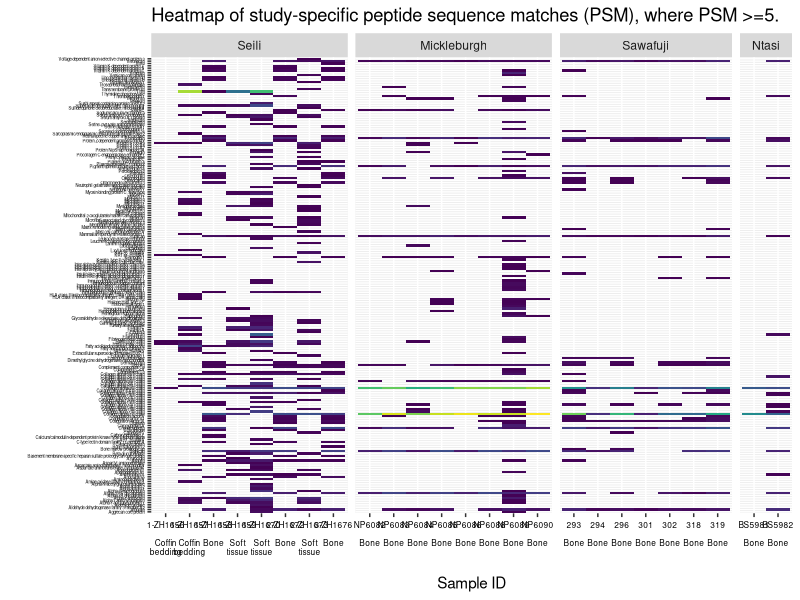

The R source for this figure:




# 1.0 Load required libraries and data.
library(tidyverse)
library(viridis)
library(UpSetR)
setwd("output/")
all_studies_data <- read_csv("all_studies_and_samples.csv")


# 2.0 Reorder the 'study' variable as required.
data2 <- all_studies_data %>%
  mutate(study = factor(study, levels = c("Seili", "Mickleburgh", "Sawafuji", "Ntasi")))

# 2.1.1 Sort by decreasing "psm" within each study.
data3 <- data2 %>%
  arrange(study, desc(psm)) %>%
  mutate(sample_ID = factor(sample_ID, levels = unique(sample_ID)))

# 2.1.2 Rename some variables. 
data3<- data3 %>% 
  mutate(sample_ID = if_else(sample_ID %in% "EE5973", "294",
                     if_else(sample_ID %in% "EE5974", "318",
                     if_else(sample_ID %in% "EE5975", "319",
                     if_else(sample_ID %in% "EE5977", "296",
                     if_else(sample_ID %in% "EE5978", "301",
                     if_else(sample_ID %in% "EE5979", "302",
                     if_else(sample_ID %in% "EE5980", "293",
                      
                     if_else(sample_ID %in% "ZH1656", "1-ZH1656",
                     if_else(sample_ID %in% "ZH1657", "1-ZH1657",
                     if_else(sample_ID %in% "ZH1658", "1-ZH1658",
                     if_else(sample_ID %in% "ZH1659", "1-ZH1659",
                     if_else(sample_ID %in% "ZH1670", "1-ZH1670",
                     if_else(sample_ID %in% "ZH1672", "2-ZH1672",
                     if_else(sample_ID %in% "ZH1673", "2-ZH1673",
                     if_else(sample_ID %in% "ZH1676", "3-ZH1676", sample_ID))))))))))))))))


data3$material<- if_else(data3$sample_ID %in% "1-ZH1656", "coffin_bedding",
                 if_else(data3$sample_ID %in% "1-ZH1657", "coffin_bedding",
                 if_else(data3$sample_ID %in% "1-ZH1658", "bone",
                 if_else(data3$sample_ID %in% "1-ZH1659", "soft_tissue",
                 if_else(data3$sample_ID %in% "1-ZH1670", "soft_tissue",
                 if_else(data3$sample_ID %in% "2-ZH1672", "bone",
                 if_else(data3$sample_ID %in% "2-ZH1673", "soft_tissue",
                 if_else(data3$sample_ID %in% "3-ZH1676", "bone", 
                 if_else(data3$sample_ID %in% c("MS","BS"), "buccal_swab",
                 if_else(data3$sample_ID %in% "BC", "cloth", "bone"))))))))))

data3$material2<- if_else(data3$sample_ID %in% "1-ZH1656", "Coffin\nbedding",
                  if_else(data3$sample_ID %in% "1-ZH1657", "Coffin\nbedding",
                  if_else(data3$sample_ID %in% "1-ZH1658", "Bone\n ",
                  if_else(data3$sample_ID %in% "1-ZH1659", "Soft\ntissue",
                  if_else(data3$sample_ID %in% "1-ZH1670", "Soft\ntissue",
                  if_else(data3$sample_ID %in% "2-ZH1672", "Bone\n ",
                  if_else(data3$sample_ID %in% "2-ZH1673", "Soft\ntissue",
                  if_else(data3$sample_ID %in% "3-ZH1676", "Bone\n ", 
                  if_else(data3$sample_ID %in% c("MS","BS"), "Buccal swab",
                  if_else(data3$sample_ID %in% "BC", "Cloth", "Bone\n "))))))))))



# 3.0 High-resolution figures with individual protein names for supplementary materials----
data3 <- data3 %>%
  mutate(x_label = paste0(sample_ID, "\n\n", material2))
#write.csv(data3, "for_stats.csv", row.names = FALSE)

all_PSM5_highres_for_supplementary<- 
  ggplot(data3 %>% subset(psm >= 5), aes(x_label, protein_name, fill = psm)) +
  geom_tile() +
  scale_fill_viridis(discrete = FALSE) +
  ylab("") +
  xlab("\nSample ID") + 
  ggtitle("Heatmap of study-specific peptide sequence matches (PSM), where PSM >=5.") +
  theme(
    legend.position = "none",
    axis.text.y = element_text(size = 3, colour = "black"),
   #  axis.text.y = element_blank(),
  #   axis.ticks.y = element_blank(),
     axis.text.x = element_text(size = 6, colour = "black", angle = 0, vjust = 0.5, hjust = 0.5)) +
  facet_grid(. ~ study, scales = "free_x", space = "free_x")


# 4.0 Make an overall list of all proteins recovered and study-specific lists----
# 4.1 These lists are of all proteins recovered in each study----
write.table(data3 %>% filter(study %in% "Sawafuji"), "all_proteins_PSM2_Sawafuji.txt")
write.table(data3 %>% filter(study %in% "Seili"), "all_proteins_PSM2_Seili.txt")
write.table(data3 %>% filter(study %in% "Mickleburgh"), "all_proteins_PSM2_Mickleburgh.txt")
write.table(data3 %>% filter(study %in% "Ntasi"), "all_proteins_PSM2_Ntasi.txt")


# 4.2 These lists are of the unique proteins recovered in each study, i.e. only found in that particular study----
# 4.2.1 Without Mickleburgh----
unique_proteins_Sawafuji_noM <- data3 %>%
  filter(!study %in% "Mickleburgh") %>% 
  group_by(protein_name) %>%
  filter(n_distinct(study) %in% 1 & study %in% "Sawafuji") %>% 
  distinct(protein_name)

unique_proteins_Seili_noM <- data3 %>%
  filter(!study %in% "Mickleburgh") %>% 
  group_by(protein_name) %>%
  filter(n_distinct(study) %in% 1 & study %in% "Seili") %>%
  distinct(protein_name)

unique_proteins_Mickleburgh_noM <- data3 %>%
  group_by(protein_name) %>%
  filter(n_distinct(study) %in% 1 & study %in% "Mickleburgh") %>%
  distinct(protein_name)

unique_proteins_Ntasi_noM <- data3 %>%
  filter(!study %in% "Mickleburgh") %>% 
  group_by(protein_name) %>%
  filter(n_distinct(study) %in% 1 & study %in% "Ntasi") %>%
  distinct(protein_name)

write.table(unique_proteins_Sawafuji_noM, "unique_proteins_PSM2_Sawafuji_noM.txt")
write.table(unique_proteins_Seili_noM, "unique_proteins_PSM2_Seili_noM.txt")
write.table(unique_proteins_Mickleburgh_noM, "unique_proteins_PSM2_Mickleburgh_noM.txt")
write.table(unique_proteins_Ntasi_noM, "unique_proteins_PSM2_Ntasi_noM.txt")

# 4.2.2 With Mickleburgh----
unique_proteins_Sawafuji_withM <- data3 %>%
  group_by(protein_name) %>%
  filter(n_distinct(study) %in% 1 & study %in% "Sawafuji") %>% 
  distinct(protein_name)

unique_proteins_Seili_withM <- data3 %>%
  group_by(protein_name) %>%
  filter(n_distinct(study) %in% 1 & study %in% "Seili") %>%
  distinct(protein_name)

unique_proteins_Mickleburgh_withM <- data3 %>%
  group_by(protein_name) %>%
  filter(n_distinct(study) %in% 1 & study %in% "Mickleburgh") %>%
  distinct(protein_name)

unique_proteins_Ntasi_withM <- data3 %>%
  group_by(protein_name) %>%
  filter(n_distinct(study) %in% 1 & study %in% "Ntasi") %>%
  distinct(protein_name)

write.table(unique_proteins_Sawafuji_withM, "unique_proteins_PSM2_Sawafuji_withM.txt")
write.table(unique_proteins_Seili_withM, "unique_proteins_PSM2_Seili_withM.txt")
write.table(unique_proteins_Mickleburgh_withM, "unique_proteins_PSM2_Mickleburgh_withM.txt")
write.table(unique_proteins_Ntasi_withM, "unique_proteins_PSM2_Ntasi_withM.txt")


# 4.2.3 With Mickleburgh and PSM >= 5----
unique_proteins_Sawafuji_withM_PSM5<- data3 %>%
  group_by(protein_name) %>%
  filter(n_distinct(study) %in% 1 & study %in% "Sawafuji") %>% 
  filter(psm >= 5) %>% 
  distinct(protein_name) 


unique_proteins_Seili_withM_PSM5 <- data3 %>%
  group_by(protein_name) %>%
  filter(n_distinct(study) %in% 1 & study %in% "Seili") %>%
  filter(psm >= 5) %>% 
  distinct(protein_name)


unique_proteins_Mickleburgh_withM_PSM5 <- data3 %>%
  group_by(protein_name) %>%
  filter(n_distinct(study) %in% 1 & study %in% "Mickleburgh") %>%
  filter(psm >= 5) %>% 
  distinct(protein_name)

unique_proteins_Ntasi_withM_PSM5 <- data3 %>%
  group_by(protein_name) %>%
  filter(n_distinct(study) %in% 1 & study %in% "Ntasi") %>%
  filter(psm >= 5) %>%
  distinct(protein_name)

write.table(unique_proteins_Sawafuji_withM_PSM5, "unique_proteins_Sawafuji_withM_PSM5.txt")
write.table(unique_proteins_Seili_withM_PSM5, "unique_proteins_Seili_withM_PSM5.txt")
write.table(unique_proteins_Mickleburgh_withM_PSM5, "unique_proteins_Mickleburgh_withM_PSM5.txt")
write.table(unique_proteins_Ntasi_withM_PSM5, "unique_proteins_Ntasi_withM_PSM5.txt")




# 5.0 Upset plots----
# 5.1 List unique protein names per study----
protein_lists <- all_studies_data %>%
  group_by(study) %>%
  summarise(proteins = list(unique(protein_name))) %>%
  deframe()

# 5.2 Get overlap between studies----
combn(names(protein_lists), 2, function(pair) {
  a <- pair[1]
  b <- pair[2]
  overlap <- intersect(protein_lists[[a]], protein_lists[[b]])
  data.frame(study1 = a, study2 = b, n_overlap = length(overlap))
}, simplify = FALSE) %>%
  bind_rows()


# 5.3 Create dataframe for upsetR---
all_proteins_upSet_plot<- c(
  # Number of unique protein names in each study
  Seili = 279,
  Sawafuji = 82,
  Ntasi = 30,
  Mickleburgh = 118,
  # Number from each overlap intersection
  "Mickleburgh&Ntasi" = 23,
  "Mickleburgh&Sawafuji" = 46,
  "Mickleburgh&Seili" = 71,
  "Ntasi&Sawafuji" = 22,
  "Ntasi&Seili" = 27,
  "Sawafuji&Seili" = 56
)

# 5.4 Plot----
all<- upset(fromExpression(all_proteins_upSet_plot), 
      nintersects = 10, 
      nsets = 4, 
      order.by = "freq", 
      decreasing = TRUE, 
      mb.ratio = c(0.6, 0.4),
      number.angles = 0, 
      text.scale = 2, 
      point.size = 5, 
      line.size = 2, 
      main.bar.color = "#f8766dff",
      matrix.color = "#e66101ff", 
      sets.bar.color = "#f8766dff", 
      shade.color = "#7fcdbbff",
      shade.alpha = 1,
      matrix.dot.alpha = 1)




# 6.0 Upset plot for immune proteins----
# 6.1 Load data and merge with full data set----
immune_proteins<- read.delim("working_data/immuneproteins25062025.txt", comment.char="#", header = FALSE) %>% 
  rename(protein_name = "V1")


data_immune<- merge(immune_proteins, all_studies_data, by = "protein_name")

# 6.2 List unique immune protein names per study----
protein_lists_immune <- data_immune %>%
  group_by(study) %>%
  summarise(proteins = list(unique(protein_name))) %>%
  deframe()

# 6.3 Get overlap between studies----
combn(names(protein_lists_immune), 2, function(pair) {
  a <- pair[1]
  b <- pair[2]
  overlap <- intersect(protein_lists_immune[[a]], protein_lists_immune[[b]])
  data.frame(study1 = a, study2 = b, n_overlap = length(overlap))
}, simplify = FALSE) %>%
  bind_rows()

# 6.4 Create dataframe for upsetR---
immune_proteins_upSet_plot<- c(
  # Number of unique protein names in each study
  Seili = 48,
  Sawafuji = 17,
  Mickleburgh = 33,
  # Number from each overlap intersection
  "Mickleburgh&Sawafuji" = 9,
  "Mickleburgh&Seili" = 19,
  "Sawafuji&Seili" = 9
)

# 6.5 Plot----
immune<- upset(fromExpression(immune_proteins_upSet_plot), 
      nintersects = 10, 
      nsets = 4, 
      order.by = "freq", 
      decreasing = TRUE, 
      mb.ratio = c(0.6, 0.4),
      number.angles = 0, 
      text.scale = 2, 
      point.size = 5, 
      line.size = 2, 
      main.bar.color = "#f8766dff",
      matrix.color = "#e66101ff", 
      sets.bar.color = "#f8766dff", 
      shade.color = "#7fcdbbff",
      shade.alpha = 1,
      matrix.dot.alpha = 1)


# 6.6 Names of immune proteins per study and overlap----
write.table(mickleburgh_immune<- protein_lists_immune[["Mickleburgh"]], "mickleburgh_immune.txt", 
            quote = FALSE, row.names = FALSE, col.names = FALSE)

write.table(seili_immune<- protein_lists_immune[["Seili"]], "seili_immune.txt",
            quote = FALSE, row.names = FALSE, col.names = FALSE)

write.table(sawafuji_immune<- protein_lists_immune[["Sawafuji"]], "sawafuji_immune.txt",
            quote = FALSE, row.names = FALSE, col.names = FALSE)

overlap_immune_Mickleburgh_Seili<- write.table(intersect(protein_lists_immune[["Mickleburgh"]], protein_lists_immune[["Seili"]]), 
                                               "overlap_immune_Mickleburgh_Seili.txt",
                                               quote = FALSE, row.names = FALSE, col.names = FALSE)

overlap_immune_Mickleburgh_Sawafuji<- write.table(intersect(protein_lists_immune[["Mickleburgh"]], protein_lists_immune[["Sawafuji"]]), 
                                               "overlap_immune_Mickleburgh_Sawafuji.txt",
                                               quote = FALSE, row.names = FALSE, col.names = FALSE)

overlap_immune_Seili_Sawafuji<- write.table(intersect(protein_lists_immune[["Seili"]], protein_lists_immune[["Sawafuji"]]), 
                                                  "overlap_immune_Seili_Sawafuji.txt",
                                                  quote = FALSE, row.names = FALSE, col.names = FALSE)
